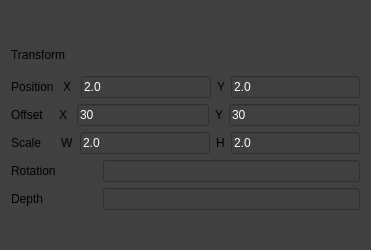
<?xml version="1.0" encoding="UTF-8"?>
<ui version="4.0">
 <class>CTransformFrm</class>
 <widget class="QFrame" name="CTransformFrm">
  <property name="geometry">
   <rect>
    <x>0</x>
    <y>0</y>
    <width>371</width>
    <height>250</height>
   </rect>
  </property>
  <property name="maximumSize">
   <size>
    <width>16777215</width>
    <height>250</height>
   </size>
  </property>
  <property name="windowTitle">
   <string>Transform</string>
  </property>
  <property name="styleSheet">
   <string notr="true">background-color: #404040</string>
  </property>
  <layout class="QVBoxLayout" name="verticalLayout_2">
   <item>
    <layout class="QVBoxLayout" name="verticalLayout" stretch="1,1,1,1,1,1">
     <item>
      <widget class="QLabel" name="label_3">
       <property name="maximumSize">
        <size>
         <width>16777215</width>
         <height>30</height>
        </size>
       </property>
       <property name="styleSheet">
        <string notr="true"/>
       </property>
       <property name="text">
        <string>Transform</string>
       </property>
      </widget>
     </item>
     <item>
      <layout class="QHBoxLayout" name="horizontalLayout_5">
       <item>
        <widget class="QLabel" name="label_5">
         <property name="text">
          <string>Position </string>
         </property>
        </widget>
       </item>
       <item>
        <widget class="QLabel" name="label_6">
         <property name="text">
          <string>X </string>
         </property>
        </widget>
       </item>
       <item>
        <widget class="QLineEdit" name="lineEdit_px">
         <property name="styleSheet">
          <string notr="true">color: rgb(255, 255, 255);</string>
         </property>
         <property name="text">
          <string>2.0</string>
         </property>
        </widget>
       </item>
       <item>
        <widget class="QLabel" name="label_7">
         <property name="text">
          <string>Y</string>
         </property>
        </widget>
       </item>
       <item>
        <widget class="QLineEdit" name="lineEdit_py">
         <property name="styleSheet">
          <string notr="true">color: rgb(255, 255, 255);</string>
         </property>
         <property name="text">
          <string>2.0</string>
         </property>
        </widget>
       </item>
      </layout>
     </item>
     <item>
      <layout class="QHBoxLayout" name="horizontalLayout_6">
       <item>
        <widget class="QLabel" name="label_8">
         <property name="text">
          <string>Offset   </string>
         </property>
        </widget>
       </item>
       <item>
        <widget class="QLabel" name="label_9">
         <property name="text">
          <string>X </string>
         </property>
        </widget>
       </item>
       <item>
        <widget class="QLineEdit" name="lineEdit_rx">
         <property name="styleSheet">
          <string notr="true">color: rgb(255, 255, 255);</string>
         </property>
         <property name="text">
          <string>30</string>
         </property>
        </widget>
       </item>
       <item>
        <widget class="QLabel" name="label_10">
         <property name="text">
          <string>Y</string>
         </property>
        </widget>
       </item>
       <item>
        <widget class="QLineEdit" name="lineEdit_ry">
         <property name="styleSheet">
          <string notr="true">color: rgb(255, 255, 255);</string>
         </property>
         <property name="text">
          <string>30</string>
         </property>
        </widget>
       </item>
      </layout>
     </item>
     <item>
      <layout class="QHBoxLayout" name="horizontalLayout_7">
       <item>
        <widget class="QLabel" name="label_11">
         <property name="text">
          <string>Scale    </string>
         </property>
        </widget>
       </item>
       <item>
        <widget class="QLabel" name="label_12">
         <property name="text">
          <string>W</string>
         </property>
        </widget>
       </item>
       <item>
        <widget class="QLineEdit" name="lineEdit_sw">
         <property name="styleSheet">
          <string notr="true">color: rgb(255, 255, 255);</string>
         </property>
         <property name="text">
          <string>2.0</string>
         </property>
        </widget>
       </item>
       <item>
        <widget class="QLabel" name="label_13">
         <property name="text">
          <string>H</string>
         </property>
        </widget>
       </item>
       <item>
        <widget class="QLineEdit" name="lineEdit_sh">
         <property name="styleSheet">
          <string notr="true">color: rgb(255, 255, 255);</string>
         </property>
         <property name="text">
          <string>2.0</string>
         </property>
        </widget>
       </item>
      </layout>
     </item>
     <item>
      <layout class="QHBoxLayout" name="horizontalLayout" stretch="1,3">
       <item>
        <widget class="QLabel" name="label">
         <property name="text">
          <string>Rotation</string>
         </property>
        </widget>
       </item>
       <item>
        <widget class="QLineEdit" name="lineEdit_rot">
         <property name="styleSheet">
          <string notr="true">color: rgb(255, 255, 255);</string>
         </property>
        </widget>
       </item>
      </layout>
     </item>
     <item>
      <layout class="QHBoxLayout" name="horizontalLayout_2" stretch="1,3">
       <item>
        <widget class="QLabel" name="label_depth">
         <property name="text">
          <string>Depth</string>
         </property>
        </widget>
       </item>
       <item>
        <widget class="QLineEdit" name="lineEdit_depth">
         <property name="styleSheet">
          <string notr="true">color: rgb(255, 255, 255);</string>
         </property>
        </widget>
       </item>
      </layout>
     </item>
    </layout>
   </item>
  </layout>
 </widget>
 <layoutdefault spacing="6" margin="11"/>
 <resources/>
 <connections/>
</ui>
